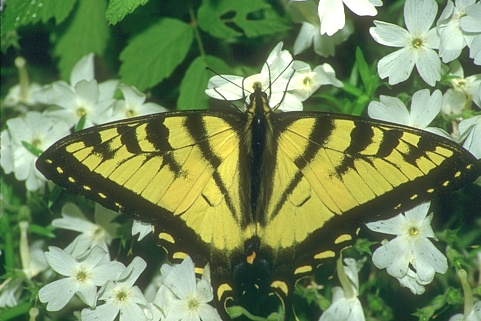
%> input picture testimage/butterfly.jpg, 481 x 321 px
$ octave demo_test.m   (GNU Octave 9; MATLAB toolbox functions it lacks are replaced by stand-ins)
%> lines starting %> are read from the running program, lines starting %| are printed output that depends on the picture
### mylib/Smoothlowrank_TVas.m
function [X,iter,relChgXPath] = Smoothlowrank_TVas( x0, known, rho,T,weigt)
%-----------------------------------------------------------------------------------------------------
% Model: min  sum alpha(t)rank(Z(t))+ rho*(||L||_{TV})
%        s.t. Z=X, X(Omega)=T(Omega), L=Dy,Y=Z
%
%
%--------------------------------INPUTs----------------------------------------------------------


beta(1)=1/norm(x0(:),'fro');
beta(2)=1/norm(x0(:),'fro');
beta(3)=0.010;

% init. variables
sizeD=size(x0);
N    = prod(sizeD);

%%  check and initilization
if ~exist('opts','var'); opts=[]; end
if isfield(opts,'maxIter'); maxIter = opts.maxIter; else maxIter =500; end
if isfield(opts,'tol');  tol = opts.tol; else tol = 1e-6; end
% if isfield(opts,'beta'); beta = opts.beta; else beta(1)=0.01; beta(2)=0.001; end
if isfield(opts,'isCont')
    isCont = opts.isCont; contpar = opts.contpar; contfactor = opts.contfactor;
 else
    isCont = true; contpar = 0.95; contfactor = 1+2*(length(known)/N);
end
h    = sizeD(1);
w    = sizeD(2);
d    = sizeD(3);

Z    = zeros(sizeD);
Y    = Z;
X    = x0;
nois  = zeros(sizeD);
L    = zeros(3*N, 1);

v1    = zeros(sizeD);
v2    = zeros(sizeD);
v3    = zeros(3*N, 1);
I=ones(sizeD);
Eny_x   = ( abs(psf2otf([-1; +1], [h,w,d])) ).^2  ;
Eny_y   = ( abs(psf2otf([-1, +1], [h,w,d])) ).^2  ;
Eny_z   = ( abs(psf2otf([+1, -1], [w,d,h])) ).^2  ;
Eny_z   =  permute(Eny_z, [3, 1 2]);
% denom1  =  Eny_x + Eny_y ;
denom1  =  (weigt(1)^2)*Eny_x +  (weigt(2)^2)*Eny_y +  (weigt(3)^2)*Eny_z;
% DTD=ifftn(denom1);
 ht = htensor(sizeD);
 alpha = [2,8,4,8,8];
%  alpha = alpha / sum(alpha);
%% main loop

relChgZPath = zeros(maxIter, 1);
relChgXPath = zeros(maxIter, 1);


gamma    = 2;
display  = 1;
tic;
for iter = 1 : maxIter

    fprintf('\n*****************************iter: %d ******************************\n', iter');
    Z_pre=Z; X_pre=X; Y_pre=Y;

    %-Z subproblem
     alpha = alpha / sum(alpha);

    temp_beta=beta(1)+beta(2);
    tau=alpha/temp_beta;
    temp_Z=(beta(1)*X+v1+beta(2)*Y-v2)/temp_beta;
    [Z,alpha,k] = update_Z(temp_Z, tau, ht);

    Z=full(Z);
     %- Y subproblem
     temp_y=beta(2)*Z+v2;
     diffT_L = diffT3( beta(3)*L - v3, sizeD ,weigt);
     numer1   = reshape( diffT_L + temp_y(:), sizeD);
    Y = real( ifftn( fftn(numer1) ./ (beta(3)*denom1 + beta(2)) ) );

    % -L subproblem
    diff_y = diff3(Y, sizeD,weigt);
    L      = softThres( diff_y + v3/beta(3), rho/beta(3));

    %-X subproblem

    X= Z-v1/beta(1);
    X(known)=T(known);


    %- updating multipliers
	v1 = v1 - gamma*beta(1)*(Z - X);
    v2 = v2 - gamma*beta(2)*(Y-Z);
	v3 = v3 - gamma*beta(3)*(L-diff_y);

    %- terminating the algorithm and saving some ralted information
    relChgZ = norm(Z(:)- Z_pre(:),'fro')/norm(Z_pre(:));
    relChgY = norm(Y(:)- Y_pre(:),'fro')/norm(Y_pre(:));
    relChgX = norm(X(:)- X_pre(:),'fro')/norm(X_pre(:));

    relChgZPath(iter) = relChgZ;
    relChgXPath(iter) = relChgX;
    relChgYPath(iter) = relChgY;
	if  display
        fprintf('relChgX0:%4.4e,     relChgX1: %4.4e \n       relChgX2: %4.4e\n', relChgZ, relChgX, relChgY);
    end

    if (iter> 50) &&  (relChgX < tol )
          disp(' !!!stopped by termination rule!!! ');  break;
    end

    %- continuation
      if  isCont
            nr1 = norm(Z(:)-X(:), 'fro');
            nr2 = norm(Y(:)-Z(:), 'fro');
            nr3 = norm(L-diff_y, 'fro');

            if iter >1 && nr1 > contpar * nr1_pre
                beta(1) = contfactor*beta(1);
            end
            if iter>1 && nr2 > contpar * nr2_pre
                beta(2) = contfactor*beta(2);
            end
            if iter>1 && nr3 > contpar * nr3_pre
                beta(3) = contfactor*beta(3);
            end
            nr1_pre =nr1;    nr2_pre = nr2;  nr3_pre = nr3;
      end

end


%% ouput
out.time     = toc;
out.iter     = iter;
out.nois     = nois;
out.L       = L;
out.relChgZPath = relChgZPath(1:iter);
out.relChgXPath = relChgXPath(1:iter);
return;

end

### demo_test.m
clc;
clear;
%% load data
img = imread('testimage\butterfly.jpg');
%> img is the input picture: size 321x481x3 uint8; mean R, G, B 115.2, 136.1, 90.4
T= im2double(img);
Nway =size(T);
%> Nway = [321 481 3]

%% set missing indexes
ObsRatio=0.1;
Omega = randperm(prod(Nway));
Omega = Omega(1:round((ObsRatio)*prod(Nway)));
O = zeros(Nway);
O(Omega) = 1;
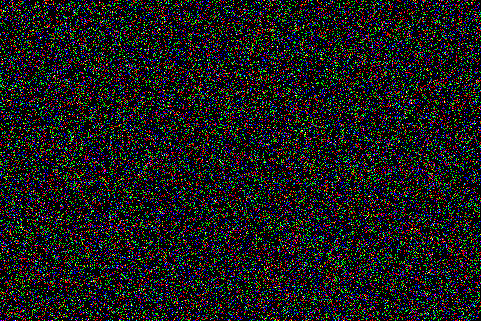
%> O: size 321x481x3 double; mean R, G, B 0.0998, 0.101, 0.0993
y=T.*O;
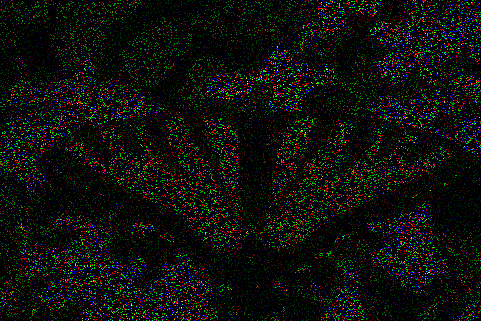
%> y: size 321x481x3 double; mean R, G, B 0.0451, 0.0538, 0.0351
known=find(y);
%> known = 46309 values from 10 to 463166

%% set optimization paremeters
rho=0.0005; %for anisotropio TV
w=[4,4,0];
[X_as] = Smoothlowrank_TVas( y, known, rho,y,w);
%> in Smoothlowrank_TVas, `contfactor = 1+2*(length(known)/N)`: contfactor = 1.2
%> the run ends on the next line
